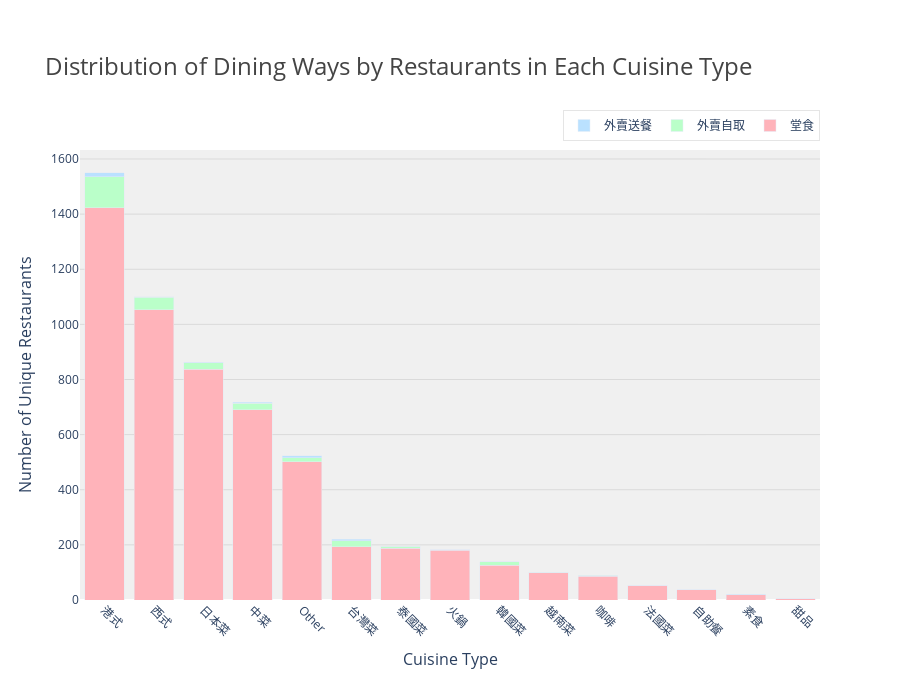

Write notebook code for a chart like this one.
### Code cell
# Sort the dining_dist DataFrame by total in descending order
dining_dist = dining_dist.sort_values('total', ascending=False)

# Create stacked bar chart with raw counts
fig = go.Figure()

# Add bars for each dining way
for i, dining_way in enumerate(dining_dist.columns[:-1]):  # Exclude the 'total' column
    fig.add_trace(go.Bar(
        name=dining_way,
        x=dining_dist.index,
        y=dining_dist[dining_way],
        marker_color=colors[i % len(colors)]
    ))

# Update layout
fig.update_layout(
    barmode='stack',
    title={
        'text': 'Distribution of Dining Ways by Restaurants in Each Cuisine Type',
        'font': {'size': 24, 'color': '#444444'}
    },
    xaxis_title={
        'text': 'Cuisine Type',
        'font': {'size': 16}
    },
    yaxis_title={
        'text': 'Number of Unique Restaurants',
        'font': {'size': 16}
    },
    height=700,
    xaxis_tickangle=45,
    plot_bgcolor='rgba(240,240,240,0.95)',
    paper_bgcolor='rgba(255,255,255,1)',
    font=dict(size=12),
    legend=dict(
        orientation="h",
        yanchor="bottom",
        y=1.02,
        xanchor="right",
        x=1,
        bgcolor='rgba(255,255,255,0.8)',
        bordercolor='rgba(0,0,0,0.1)',
        borderwidth=1
    ),
    margin=dict(t=150, b=100)
)

# Add gridlines
fig.update_yaxes(showgrid=True, gridwidth=1, gridcolor='rgba(128,128,128,0.2)')
fig.update_xaxes(showgrid=False)

# Display the plot
fig.show()

# Print summary statistics
print("\
Dining way distribution by unique restaurants in each cuisine type (raw counts, sorted by total):")
print(dining_dist)

### Figure 1 — Plotly figure (JSON) as saved in the notebook; plotly's stock layout.template omitted (floating-point values rounded to 4 significant figures)
{"data": [{"marker": {"color": "#FFB3BA"}, "name": "堂食", "type": "bar", "x": ["港式", "西式", "日本菜", "中菜", "Other", "台灣菜", "泰國菜", "火鍋", "韓國菜", "越南菜", "咖啡", "法國菜", "自助餐", "素食", "甜品"], "y": [1423, 1053, 838, 691, 501, 194, 187, 181, 127, 99, 87, 54, 37, 19, 4]}, {"marker": {"color": "#BAFFC9"}, "name": "外賣自取", "type": "bar", "x": ["港式", "西式", "日本菜", "中菜", "Other", "台灣菜", "泰國菜", "火鍋", "韓國菜", "越南菜", "咖啡", "法國菜", "自助餐", "素食", "甜品"], "y": [113, 46, 22, 23, 16, 21, 8, 1, 11, 2, 2, 0, 0, 0, 0]}, {"marker": {"color": "#BAE1FF"}, "name": "外賣送餐", "type": "bar", "x": ["港式", "西式", "日本菜", "中菜", "Other", "台灣菜", "泰國菜", "火鍋", "韓國菜", "越南菜", "咖啡", "法國菜", "自助餐", "素食", "甜品"], "y": [15, 2, 2, 3, 6, 5, 0, 1, 1, 0, 0, 0, 0, 1, 0]}], "layout": {"barmode": "stack", "font": {"size": 12}, "height": 700, "legend": {"bgcolor": "rgba(255,255,255,0.8)", "bordercolor": "rgba(0,0,0,0.1)", "borderwidth": 1, "orientation": "h", "x": 1, "xanchor": "right", "y": 1.02, "yanchor": "bottom"}, "margin": {"b": 100, "t": 150}, "paper_bgcolor": "rgba(255,255,255,1)", "plot_bgcolor": "rgba(240,240,240,0.95)", "title": {"font": {"color": "#444444", "size": 24}, "text": "Distribution of Dining Ways by Restaurants in Each Cuisine Type"}, "xaxis": {"showgrid": false, "tickangle": 45, "title": {"font": {"size": 16}, "text": "Cuisine Type"}}, "yaxis": {"gridcolor": "rgba(128,128,128,0.2)", "gridwidth": 1, "showgrid": true, "title": {"font": {"size": 16}, "text": "Number of Unique Restaurants"}}}}
